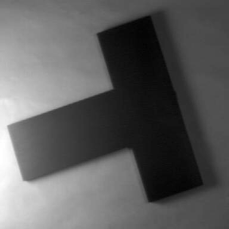
#> input picture Images/hough1.png, 229 x 229 px
$ python Hough.py
#> lines starting #> are read from the running program, lines starting #| are printed output that depends on the picture; after the words box and inside, x2 and y2 are one past the last pixel; in counts of white or black regions, pixels touching at a corner belong together
import numpy as np
import cv2
import matplotlib.pyplot as plt
import math
import random

def hough(edges, threshold, rhoCount=180, thetaCount=180):
    diagDistance = np.sqrt(np.square(edges.shape[0]) + np.square(edges.shape[1]))

    thetas = np.arange(0, 180, step= 180 / thetaCount)
    rhos = np.arange(-diagDistance, diagDistance, step= (2 * diagDistance) / rhoCount)

    cos_thetas = np.cos(np.deg2rad(thetas))
    sin_thetas = np.sin(np.deg2rad(thetas))

    houghSpace = np.zeros((len(rhos), len(rhos)))
    lines = []

    for y in range(edges.shape[0]):
        for x in range(edges.shape[1]):
            if edges[y][x] != 0:
                edge_point = [y - edges.shape[0]/2, x - edges.shape[1]/2]
                for iTheta in range(len(thetas)):
                    #theta = thetas[iTheta]
                    rho = (edge_point[1] * cos_thetas[iTheta]) + (edge_point[0] * sin_thetas[iTheta])

                    iRho = np.argmin(np.abs(rhos - rho))

                    houghSpace[iRho][iTheta] += 1

    for y in range(houghSpace.shape[0]):
        for x in range(houghSpace.shape[1]):
            if houghSpace[y][x] > threshold:
                rho = rhos[y]
                theta = thetas[x]

                lines.append([[rho, theta], x, y])

    return houghSpace, lines

def displayHoughLines(image, lines):
    if len(lines) > 0:
        for line in lines:
            rho, theta = line[0]

            a = np.cos(math.radians(theta))
            b = np.sin(math.radians(theta))

            x0 = a * rho + image.shape[1]/2
            y0 = b * rho + image.shape[0]/2

            x1 = int(x0 + 1000 * (-b))
            y1 = int(y0 + 1000 * (a))
            x2 = int(x0 - 1000 * (-b))
            y2 = int(y0 - 1000 * (a))

            cv2.line(image, (x1, y1), (x2, y2), (0, 0, 255), 1)

    return image

def display(name, image):
    cv2.namedWindow(name, cv2.WINDOW_NORMAL)
    cv2.imshow(name, image)


# ===================== IMAGES ===================== #

hough1Path = "Images/hough1.png"
hough2Path = "Images/hough2.png"


# ===================== Execution ===================== #
if __name__ == '__main__':
    imagePath = hough1Path

    image = cv2.imread(imagePath)
#> image is the input picture: shape (229, 229, 3); min 2, max 255, mean 93.1
    image.astype('uint8')

    display('original', image)

    print('Computing...')

    edges = cv2.Canny(image, 50, 200)
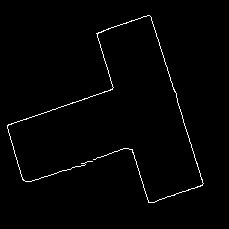
#> edges: shape (229, 229); 1.3% white in thin lines or dots, all inside (x1, y1, x2, y2) = (7, 15, 204, 203)

    houghSpace, lines = hough(edges, 100)
#> after the loop in hough, `for y in range(edges.shape[0]):`:
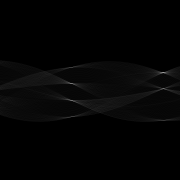
#> houghSpace: shape (180, 180) float64; min 0, max 162, mean 3.8
#> lines = [[[-64.77, 161], 161, 72], [[-64.77, 162], 162, 72], [[-64.77, 163], 163, 72], [[-64.77, 164], 164, 72], [[-25.19, 70], 70, 83], [[-25.19, 71], 71, 83], [[-25.19, 72], 72, 83], [[-7.2, 163], 163, 88], [[35.98, 71], 71, 100], [[35.98, 72], 72, 100]]
    display('Hough Space', houghSpace)
#> call 2 of display, with name = 'Hough Space'
#> in display (call 2), `cv2.imshow(name, image)`:
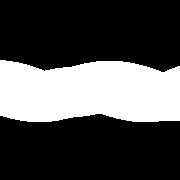
#> window 'Hough Space': shape (180, 180); 30.3% white; 1 white region, box (x1, y1, x2, y2) and area: (0, 60, 180, 122) 9806
    display('Hough', displayHoughLines(image, lines))
#> the loop in displayHoughLines, `for line in lines:` made 10 passes
#> (line, rho, theta, a, b, x0, y0, x1) on passes 1 to 9: ([[-64.77, 161], 161, 72], -64.77, 161, -0.946, 0.326, 175.7, 93.41, -149), ([[-64.77, 162], 162, 72], -64.77, 162, -0.951, 0.309, 176.1, 94.48, -132), ([[-64.77, 163], 163, 72], -64.77, 163, -0.956, 0.292, 176.4, 95.56, -115), ([[-64.77, 164], 164, 72], -64.77, 164, -0.961, 0.276, 176.8, 96.65, -98), ([[-25.19, 70], 70, 83], -25.19, 70, 0.342, 0.94, 105.9, 90.83, -833), ([[-25.19, 71], 71, 83], -25.19, 71, 0.326, 0.946, 106.3, 90.68, -839), ([[-25.19, 72], 72, 83], -25.19, 72, 0.309, 0.951, 106.7, 90.54, -844), ([[-7.2, 163], 163, 88], -7.2, 163, -0.956, 0.292, 121.4, 112.4, -170), ([[35.98, 71], 71, 100], 35.98, 71, 0.326, 0.946, 126.2, 148.5, -819)
#> after the loop in displayHoughLines, `for line in lines:`:
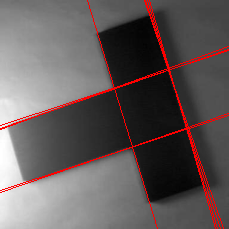
#> image: shape (229, 229, 3); 3.65% of pixels changed, all inside (x1, y1, x2, y2) = (0, 0, 229, 229)

    print('Done!')

    cv2.waitKey(0)
